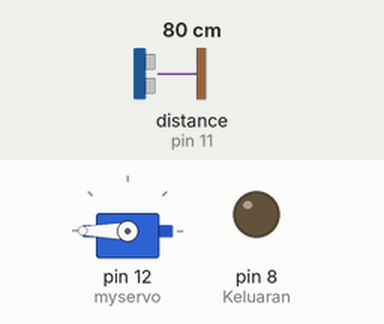
The sketch below on a simulated Arduino Uno, built with avr-gcc and run on an emulated ATmega328P. On the bench: servo, output pins drawn as LEDs (lit = HIGH). Wiring (inferred from the names in the program): ultrasonic range finder: trigger pin 10; echo pin 11. The inputs (shaded band) are chosen by the test bench; at power-on: distance to the obstacle (sensor on pin 11) 80 cm. The echo pulse lasts 58.3 µs per cm; pins used as bus, display or sensor lines are not drawn.

Above: at 1.2 s.
1.3 s: distance to the obstacle (sensor on pin 11) set to 2 cm
At 2.5 s:
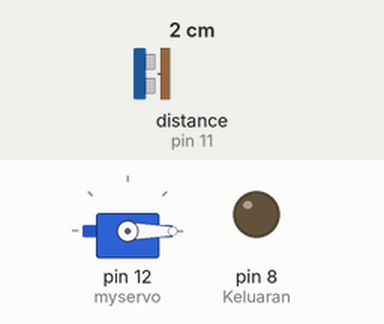
2.8 s: distance to the obstacle (sensor on pin 11) set to 9 cm
4.3 s: distance to the obstacle (sensor on pin 11) set to 12 cm
7.3 s: distance to the obstacle (sensor on pin 11) set to 18 cm
10.3 s: distance to the obstacle (sensor on pin 11) set to 4 cm
At 11.2 s:
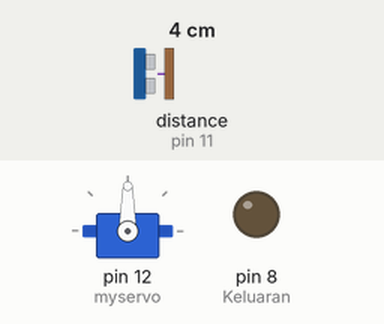
Timing chart, 0 to 12.8 s (numbered marks = the images above; inputs shaded):
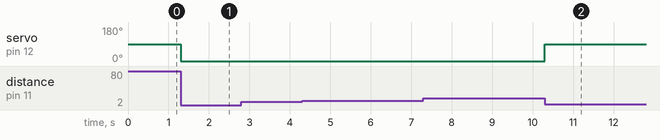

Measured:
- after the input at 1.3 s, servo on pin 12 (myservo): 90° → 0° at once
- after the input at 10.3 s, servo on pin 12 (myservo): 0° → 90° at once

The sketch:

TugasSismik.ino
```cpp
#include <Servo.h>
Servo myservo;
const int PinTrigger = 10;
const int PinEcho = 11;
const int Keluaran = 8;
float durasi, jarak;
bool bergerak = 1;
int posisi = 0;
int SensorCahaya = analogRead(A0);

void setup() {
  pinMode(PinTrigger, OUTPUT);
  pinMode(PinEcho, INPUT);
  pinMode(Keluaran, OUTPUT);
  myservo.attach(12);
}

void loop() {

  digitalWrite(Keluaran, 0);

  //Membuat sensor ULtrasonic mengukur dalam satuan cm
  digitalWrite(PinTrigger, LOW);
  delayMicroseconds(2);
  digitalWrite(PinTrigger, HIGH);
  delayMicroseconds(10);
  digitalWrite(PinTrigger, LOW);

  durasi = pulseIn(PinEcho, HIGH);
  jarak = (durasi*.0343)/2;
  Serial.print("Jarak : ");
  Serial.println(jarak);

  //Membuat program aktif jika sensor cahaya mengukur < 200 atau masuk dalam keadaan gelap
  if(SensorCahaya < 200){
    if(jarak < 10){
      // Jika sensor ultrasonic mendeteksi ada bedan didepannya sejauh < 10 cm maka keluaran akan HIGH
      digitalWrite(Keluaran, 1);
    }else{
      // Jika sensor ultrasonic tidak mendeteksi servo akan bergerak dengan kode dibawah
      digitalWrite(Keluaran, 0);
      if(bergerak == 1){
        if(posisi += 0){
          posisi -= 30;
          myservo.write(posisi);
        }else if(posisi == 0){
          posisi += 30;
          myservo.write(posisi);
          bergerak = 0;
        }
      }else{
        if(posisi != 180){
          posisi += 30;
          myservo.write(posisi);
        }else if(posisi == 180){
          posisi -= 30;
          myservo.write(posisi);
          bergerak = 1;
        }
      }
    }
  }else{
    digitalWrite(Keluaran, 0);
    delay(20);
  }
}
```
